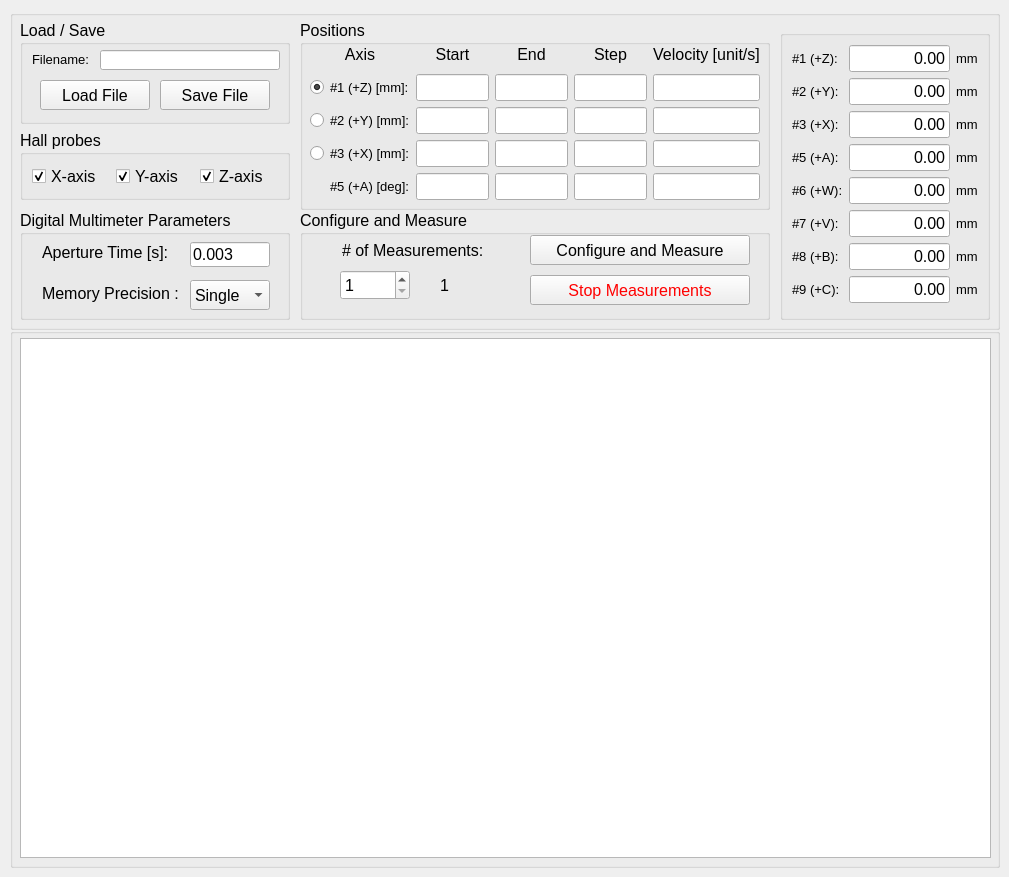
   <widget class="QWidget" name="tab_measurement">
    <attribute name="title">
     <string>Measurements</string>
    </attribute>
    <widget class="QGroupBox" name="gbMedidas">
     <property name="geometry">
      <rect>
       <x>10</x>
       <y>10</y>
       <width>990</width>
       <height>320</height>
      </rect>
     </property>
     <property name="title">
      <string/>
     </property>
     <widget class="QGroupBox" name="groupBox_10">
      <property name="geometry">
       <rect>
        <x>10</x>
        <y>120</y>
        <width>270</width>
        <height>70</height>
       </rect>
      </property>
      <property name="font">
       <font>
        <pointsize>12</pointsize>
       </font>
      </property>
      <property name="title">
       <string>Hall probes</string>
      </property>
      <layout class="QGridLayout" name="gridLayout_11">
       <item row="0" column="0">
        <widget class="QCheckBox" name="cb_Hall_X_enable">
         <property name="font">
          <font>
           <pointsize>12</pointsize>
          </font>
         </property>
         <property name="text">
          <string>X-axis</string>
         </property>
         <property name="checked">
          <bool>true</bool>
         </property>
        </widget>
       </item>
       <item row="0" column="1">
        <widget class="QCheckBox" name="cb_Hall_Y_enable">
         <property name="font">
          <font>
           <pointsize>12</pointsize>
          </font>
         </property>
         <property name="text">
          <string>Y-axis</string>
         </property>
         <property name="checked">
          <bool>true</bool>
         </property>
        </widget>
       </item>
       <item row="0" column="2">
        <widget class="QCheckBox" name="cb_Hall_Z_enable">
         <property name="font">
          <font>
           <pointsize>12</pointsize>
          </font>
         </property>
         <property name="text">
          <string>Z-axis</string>
         </property>
         <property name="checked">
          <bool>true</bool>
         </property>
        </widget>
       </item>
      </layout>
     </widget>
     <widget class="QGroupBox" name="groupBox_11">
      <property name="geometry">
       <rect>
        <x>10</x>
        <y>200</y>
        <width>270</width>
        <height>110</height>
       </rect>
      </property>
      <property name="font">
       <font>
        <pointsize>12</pointsize>
       </font>
      </property>
      <property name="title">
       <string>Digital Multimeter Parameters</string>
      </property>
      <widget class="QLabel" name="label_22">
       <property name="geometry">
        <rect>
         <x>22</x>
         <y>33</y>
         <width>133</width>
         <height>19</height>
        </rect>
       </property>
       <property name="font">
        <font>
         <pointsize>12</pointsize>
        </font>
       </property>
       <property name="text">
        <string>Aperture Time [s]:</string>
       </property>
      </widget>
      <widget class="QLineEdit" name="le_DMM_aper">
       <property name="geometry">
        <rect>
         <x>170</x>
         <y>32</y>
         <width>80</width>
         <height>25</height>
        </rect>
       </property>
       <property name="font">
        <font>
         <pointsize>12</pointsize>
        </font>
       </property>
       <property name="text">
        <string>0.003</string>
       </property>
      </widget>
      <widget class="QComboBox" name="cb_DMM_precision">
       <property name="geometry">
        <rect>
         <x>170</x>
         <y>70</y>
         <width>80</width>
         <height>30</height>
        </rect>
       </property>
       <property name="font">
        <font>
         <pointsize>12</pointsize>
        </font>
       </property>
       <item>
        <property name="text">
         <string>Single</string>
        </property>
       </item>
       <item>
        <property name="text">
         <string>Double</string>
        </property>
       </item>
      </widget>
      <widget class="QLabel" name="label_32">
       <property name="geometry">
        <rect>
         <x>22</x>
         <y>74</y>
         <width>140</width>
         <height>19</height>
        </rect>
       </property>
       <property name="font">
        <font>
         <pointsize>12</pointsize>
        </font>
       </property>
       <property name="text">
        <string>Memory Precision :</string>
       </property>
      </widget>
     </widget>
     <widget class="QGroupBox" name="groupBox_12">
      <property name="geometry">
       <rect>
        <x>290</x>
        <y>10</y>
        <width>470</width>
        <height>190</height>
       </rect>
      </property>
      <property name="font">
       <font>
        <pointsize>12</pointsize>
       </font>
      </property>
      <property name="title">
       <string>Positions</string>
      </property>
      <widget class="QWidget" name="layoutWidget">
       <property name="geometry">
        <rect>
         <x>10</x>
         <y>20</y>
         <width>450</width>
         <height>160</height>
        </rect>
       </property>
       <layout class="QGridLayout" name="gridLayout_2" rowminimumheight="0,25,25,25,25">
        <item row="2" column="1">
         <widget class="QLabel" name="label_35">
          <property name="font">
           <font>
            <pointsize>10</pointsize>
           </font>
          </property>
          <property name="text">
           <string>#2 (+Y) [mm]:</string>
          </property>
         </widget>
        </item>
        <item row="0" column="2">
         <widget class="QLabel" name="label_16">
          <property name="font">
           <font>
            <pointsize>12</pointsize>
           </font>
          </property>
          <property name="text">
           <string>Start</string>
          </property>
          <property name="alignment">
           <set>Qt::AlignCenter</set>
          </property>
         </widget>
        </item>
        <item row="1" column="1">
         <widget class="QLabel" name="label_40">
          <property name="font">
           <font>
            <pointsize>10</pointsize>
           </font>
          </property>
          <property name="text">
           <string>#1 (+Z) [mm]:</string>
          </property>
         </widget>
        </item>
        <item row="0" column="3">
         <widget class="QLabel" name="label_17">
          <property name="font">
           <font>
            <pointsize>12</pointsize>
           </font>
          </property>
          <property name="text">
           <string>End</string>
          </property>
          <property name="alignment">
           <set>Qt::AlignCenter</set>
          </property>
         </widget>
        </item>
        <item row="0" column="4">
         <widget class="QLabel" name="label_15">
          <property name="font">
           <font>
            <pointsize>12</pointsize>
           </font>
          </property>
          <property name="text">
           <string>Step</string>
          </property>
          <property name="alignment">
           <set>Qt::AlignCenter</set>
          </property>
         </widget>
        </item>
        <item row="4" column="1">
         <widget class="QLabel" name="label_36">
          <property name="font">
           <font>
            <pointsize>10</pointsize>
           </font>
          </property>
          <property name="text">
           <string>#5 (+A) [deg]:</string>
          </property>
         </widget>
        </item>
        <item row="3" column="1">
         <widget class="QLabel" name="label_39">
          <property name="font">
           <font>
            <pointsize>10</pointsize>
           </font>
          </property>
          <property name="text">
           <string>#3 (+X) [mm]:</string>
          </property>
         </widget>
        </item>
        <item row="1" column="3">
         <widget class="QLineEdit" name="le_axis1_end">
          <property name="styleSheet">
           <string notr="true">font: 10pt &quot;MS Shell Dlg 2&quot;;</string>
          </property>
         </widget>
        </item>
        <item row="4" column="2">
         <widget class="QLineEdit" name="le_axis5_start">
          <property name="styleSheet">
           <string notr="true">font: 10pt &quot;MS Shell Dlg 2&quot;;</string>
          </property>
         </widget>
        </item>
        <item row="3" column="2">
         <widget class="QLineEdit" name="le_axis3_start">
          <property name="styleSheet">
           <string notr="true">font: 10pt &quot;MS Shell Dlg 2&quot;;</string>
          </property>
         </widget>
        </item>
        <item row="4" column="4">
         <widget class="QLineEdit" name="le_axis5_step">
          <property name="styleSheet">
           <string notr="true">font: 10pt &quot;MS Shell Dlg 2&quot;;</string>
          </property>
         </widget>
        </item>
        <item row="3" column="3">
         <widget class="QLineEdit" name="le_axis3_end">
          <property name="styleSheet">
           <string notr="true">font: 10pt &quot;MS Shell Dlg 2&quot;;</string>
          </property>
         </widget>
        </item>
        <item row="1" column="4">
         <widget class="QLineEdit" name="le_axis1_step">
          <property name="styleSheet">
           <string notr="true">font: 10pt &quot;MS Shell Dlg 2&quot;;</string>
          </property>
         </widget>
        </item>
        <item row="3" column="0">
         <widget class="QRadioButton" name="rb_triggering_axis3">
          <property name="text">
           <string/>
          </property>
         </widget>
        </item>
        <item row="1" column="2">
         <widget class="QLineEdit" name="le_axis1_start">
          <property name="styleSheet">
           <string notr="true">font: 10pt &quot;MS Shell Dlg 2&quot;;</string>
          </property>
         </widget>
        </item>
        <item row="2" column="3">
         <widget class="QLineEdit" name="le_axis2_end">
          <property name="styleSheet">
           <string notr="true">font: 10pt &quot;MS Shell Dlg 2&quot;;</string>
          </property>
         </widget>
        </item>
        <item row="3" column="4">
         <widget class="QLineEdit" name="le_axis3_step">
          <property name="styleSheet">
           <string notr="true">font: 10pt &quot;MS Shell Dlg 2&quot;;</string>
          </property>
         </widget>
        </item>
        <item row="2" column="4">
         <widget class="QLineEdit" name="le_axis2_step">
          <property name="styleSheet">
           <string notr="true">font: 10pt &quot;MS Shell Dlg 2&quot;;</string>
          </property>
         </widget>
        </item>
        <item row="4" column="3">
         <widget class="QLineEdit" name="le_axis5_end">
          <property name="styleSheet">
           <string notr="true">font: 10pt &quot;MS Shell Dlg 2&quot;;</string>
          </property>
         </widget>
        </item>
        <item row="2" column="0">
         <widget class="QRadioButton" name="rb_triggering_axis2">
          <property name="text">
           <string/>
          </property>
         </widget>
        </item>
        <item row="2" column="2">
         <widget class="QLineEdit" name="le_axis2_start">
          <property name="styleSheet">
           <string notr="true">font: 10pt &quot;MS Shell Dlg 2&quot;;</string>
          </property>
         </widget>
        </item>
        <item row="1" column="0">
         <widget class="QRadioButton" name="rb_triggering_axis1">
          <property name="enabled">
           <bool>true</bool>
          </property>
          <property name="text">
           <string/>
          </property>
          <property name="checked">
           <bool>true</bool>
          </property>
         </widget>
        </item>
        <item row="1" column="5">
         <widget class="QLineEdit" name="le_axis1_vel">
          <property name="styleSheet">
           <string notr="true">font: 10pt &quot;MS Shell Dlg 2&quot;;</string>
          </property>
         </widget>
        </item>
        <item row="0" column="5">
         <widget class="QLabel" name="label_19">
          <property name="font">
           <font>
            <pointsize>12</pointsize>
           </font>
          </property>
          <property name="text">
           <string>Velocity [unit/s]</string>
          </property>
          <property name="alignment">
           <set>Qt::AlignCenter</set>
          </property>
         </widget>
        </item>
        <item row="3" column="5">
         <widget class="QLineEdit" name="le_axis3_vel">
          <property name="styleSheet">
           <string notr="true">font: 10pt &quot;MS Shell Dlg 2&quot;;</string>
          </property>
         </widget>
        </item>
        <item row="4" column="5">
         <widget class="QLineEdit" name="le_axis5_vel">
          <property name="styleSheet">
           <string notr="true">font: 10pt &quot;MS Shell Dlg 2&quot;;</string>
          </property>
         </widget>
        </item>
        <item row="2" column="5">
         <widget class="QLineEdit" name="le_axis2_vel">
          <property name="styleSheet">
           <string notr="true">font: 10pt &quot;MS Shell Dlg 2&quot;;</string>
          </property>
         </widget>
        </item>
        <item row="0" column="0" colspan="2">
         <widget class="QLabel" name="label_18">
          <property name="font">
           <font>
            <pointsize>12</pointsize>
           </font>
          </property>
          <property name="text">
           <string>Axis</string>
          </property>
          <property name="alignment">
           <set>Qt::AlignCenter</set>
          </property>
         </widget>
        </item>
       </layout>
      </widget>
     </widget>
     <widget class="QGroupBox" name="groupBox_13">
      <property name="geometry">
       <rect>
        <x>10</x>
        <y>10</y>
        <width>270</width>
        <height>104</height>
       </rect>
      </property>
      <property name="font">
       <font>
        <pointsize>12</pointsize>
       </font>
      </property>
      <property name="title">
       <string>Load / Save</string>
      </property>
      <widget class="QPushButton" name="pb_savemeasurementfile">
       <property name="geometry">
        <rect>
         <x>140</x>
         <y>60</y>
         <width>110</width>
         <height>30</height>
        </rect>
       </property>
       <property name="font">
        <font>
         <pointsize>12</pointsize>
        </font>
       </property>
       <property name="text">
        <string>Save File</string>
       </property>
      </widget>
      <widget class="QPushButton" name="pb_loadmeasurementfile">
       <property name="geometry">
        <rect>
         <x>20</x>
         <y>60</y>
         <width>110</width>
         <height>30</height>
        </rect>
       </property>
       <property name="font">
        <font>
         <pointsize>12</pointsize>
        </font>
       </property>
       <property name="text">
        <string>Load File</string>
       </property>
      </widget>
      <widget class="QLabel" name="label_9">
       <property name="geometry">
        <rect>
         <x>12</x>
         <y>31</y>
         <width>61</width>
         <height>16</height>
        </rect>
       </property>
       <property name="font">
        <font>
         <pointsize>10</pointsize>
        </font>
       </property>
       <property name="text">
        <string>Filename: </string>
       </property>
      </widget>
      <widget class="QLineEdit" name="le_filenamemeasurement">
       <property name="geometry">
        <rect>
         <x>80</x>
         <y>30</y>
         <width>180</width>
         <height>20</height>
        </rect>
       </property>
       <property name="styleSheet">
        <string notr="true">font: 8pt &quot;MS Shell Dlg 2&quot;;</string>
       </property>
       <property name="readOnly">
        <bool>true</bool>
       </property>
      </widget>
     </widget>
     <widget class="QGroupBox" name="groupBox_14">
      <property name="geometry">
       <rect>
        <x>290</x>
        <y>200</y>
        <width>470</width>
        <height>110</height>
       </rect>
      </property>
      <property name="font">
       <font>
        <pointsize>12</pointsize>
       </font>
      </property>
      <property name="title">
       <string>Configure and Measure</string>
      </property>
      <widget class="QPushButton" name="pb_configure_measurement">
       <property name="geometry">
        <rect>
         <x>230</x>
         <y>25</y>
         <width>220</width>
         <height>30</height>
        </rect>
       </property>
       <property name="font">
        <font>
         <pointsize>12</pointsize>
        </font>
       </property>
       <property name="text">
        <string>Configure and Measure</string>
       </property>
      </widget>
      <widget class="QPushButton" name="pb_stop_measurements">
       <property name="geometry">
        <rect>
         <x>230</x>
         <y>65</y>
         <width>220</width>
         <height>30</height>
        </rect>
       </property>
       <property name="font">
        <font>
         <pointsize>12</pointsize>
        </font>
       </property>
       <property name="styleSheet">
        <string notr="true">color: rgb(255, 0, 0);</string>
       </property>
       <property name="text">
        <string>Stop Measurements</string>
       </property>
      </widget>
      <widget class="QLabel" name="label_33">
       <property name="geometry">
        <rect>
         <x>42</x>
         <y>31</y>
         <width>150</width>
         <height>19</height>
        </rect>
       </property>
       <property name="font">
        <font>
         <pointsize>12</pointsize>
        </font>
       </property>
       <property name="text">
        <string># of Measurements:</string>
       </property>
      </widget>
      <widget class="QSpinBox" name="sb_number_of_measurements">
       <property name="geometry">
        <rect>
         <x>40</x>
         <y>60</y>
         <width>70</width>
         <height>30</height>
        </rect>
       </property>
       <property name="font">
        <font>
         <pointsize>12</pointsize>
        </font>
       </property>
       <property name="minimum">
        <number>1</number>
       </property>
       <property name="maximum">
        <number>1000000</number>
       </property>
      </widget>
      <widget class="QLabel" name="l_n_meas_status">
       <property name="geometry">
        <rect>
         <x>140</x>
         <y>66</y>
         <width>50</width>
         <height>19</height>
        </rect>
       </property>
       <property name="font">
        <font>
         <pointsize>12</pointsize>
        </font>
       </property>
       <property name="text">
        <string>1</string>
       </property>
      </widget>
     </widget>
     <widget class="QGroupBox" name="gb_axisreadings_2">
      <property name="geometry">
       <rect>
        <x>770</x>
        <y>20</y>
        <width>210</width>
        <height>290</height>
       </rect>
      </property>
      <property name="title">
       <string/>
      </property>
      <layout class="QGridLayout" name="gridLayout_6">
       <item row="0" column="0">
        <widget class="QLabel" name="label_34">
         <property name="font">
          <font>
           <pointsize>10</pointsize>
          </font>
         </property>
         <property name="text">
          <string>#1 (+Z):</string>
         </property>
        </widget>
       </item>
       <item row="0" column="1">
        <widget class="QLineEdit" name="le_pos1_2">
         <property name="font">
          <font>
           <pointsize>12</pointsize>
           <weight>50</weight>
           <bold>false</bold>
          </font>
         </property>
         <property name="text">
          <string>0.00</string>
         </property>
         <property name="alignment">
          <set>Qt::AlignRight|Qt::AlignTrailing|Qt::AlignVCenter</set>
         </property>
         <property name="readOnly">
          <bool>true</bool>
         </property>
        </widget>
       </item>
       <item row="0" column="2">
        <widget class="QLabel" name="label_132">
         <property name="font">
          <font>
           <pointsize>10</pointsize>
          </font>
         </property>
         <property name="text">
          <string>mm</string>
         </property>
        </widget>
       </item>
       <item row="1" column="0">
        <widget class="QLabel" name="label_37">
         <property name="font">
          <font>
           <pointsize>10</pointsize>
          </font>
         </property>
         <property name="text">
          <string>#2 (+Y):</string>
         </property>
        </widget>
       </item>
       <item row="1" column="1">
        <widget class="QLineEdit" name="le_pos2_2">
         <property name="font">
          <font>
           <pointsize>12</pointsize>
           <weight>50</weight>
           <bold>false</bold>
          </font>
         </property>
         <property name="text">
          <string>0.00</string>
         </property>
         <property name="alignment">
          <set>Qt::AlignRight|Qt::AlignTrailing|Qt::AlignVCenter</set>
         </property>
         <property name="readOnly">
          <bool>true</bool>
         </property>
        </widget>
       </item>
       <item row="1" column="2">
        <widget class="QLabel" name="label_133">
         <property name="font">
          <font>
           <pointsize>10</pointsize>
          </font>
         </property>
         <property name="text">
          <string>mm</string>
         </property>
        </widget>
       </item>
       <item row="2" column="0">
        <widget class="QLabel" name="label_38">
         <property name="font">
          <font>
           <pointsize>10</pointsize>
          </font>
         </property>
         <property name="text">
          <string>#3 (+X):</string>
         </property>
        </widget>
       </item>
       <item row="2" column="1">
        <widget class="QLineEdit" name="le_pos3_2">
         <property name="font">
          <font>
           <pointsize>12</pointsize>
           <weight>50</weight>
           <bold>false</bold>
          </font>
         </property>
         <property name="text">
          <string>0.00</string>
         </property>
         <property name="alignment">
          <set>Qt::AlignRight|Qt::AlignTrailing|Qt::AlignVCenter</set>
         </property>
         <property name="readOnly">
          <bool>true</bool>
         </property>
        </widget>
       </item>
       <item row="2" column="2">
        <widget class="QLabel" name="label_134">
         <property name="font">
          <font>
           <pointsize>10</pointsize>
          </font>
         </property>
         <property name="text">
          <string>mm</string>
         </property>
        </widget>
       </item>
       <item row="3" column="0">
        <widget class="QLabel" name="label_41">
         <property name="font">
          <font>
           <pointsize>10</pointsize>
          </font>
         </property>
         <property name="text">
          <string>#5 (+A):</string>
         </property>
        </widget>
       </item>
       <item row="3" column="1">
        <widget class="QLineEdit" name="le_pos5_2">
         <property name="font">
          <font>
           <pointsize>12</pointsize>
           <weight>50</weight>
           <bold>false</bold>
          </font>
         </property>
         <property name="text">
          <string>0.00</string>
         </property>
         <property name="alignment">
          <set>Qt::AlignRight|Qt::AlignTrailing|Qt::AlignVCenter</set>
         </property>
         <property name="readOnly">
          <bool>true</bool>
         </property>
        </widget>
       </item>
       <item row="3" column="2">
        <widget class="QLabel" name="label_135">
         <property name="font">
          <font>
           <pointsize>10</pointsize>
          </font>
         </property>
         <property name="text">
          <string>mm</string>
         </property>
        </widget>
       </item>
       <item row="4" column="0">
        <widget class="QLabel" name="label_42">
         <property name="font">
          <font>
           <pointsize>10</pointsize>
          </font>
         </property>
         <property name="text">
          <string>#6 (+W):</string>
         </property>
        </widget>
       </item>
       <item row="4" column="1">
        <widget class="QLineEdit" name="le_pos6_2">
         <property name="font">
          <font>
           <pointsize>12</pointsize>
           <weight>50</weight>
           <bold>false</bold>
          </font>
         </property>
         <property name="text">
          <string>0.00</string>
         </property>
         <property name="alignment">
          <set>Qt::AlignRight|Qt::AlignTrailing|Qt::AlignVCenter</set>
         </property>
         <property name="readOnly">
          <bool>true</bool>
         </property>
        </widget>
       </item>
       <item row="4" column="2">
        <widget class="QLabel" name="label_136">
         <property name="font">
          <font>
           <pointsize>10</pointsize>
          </font>
         </property>
         <property name="text">
          <string>mm</string>
         </property>
        </widget>
       </item>
       <item row="5" column="0">
        <widget class="QLabel" name="label_43">
         <property name="font">
          <font>
           <pointsize>10</pointsize>
          </font>
         </property>
         <property name="text">
          <string>#7 (+V):</string>
         </property>
        </widget>
       </item>
       <item row="5" column="1">
        <widget class="QLineEdit" name="le_pos7_2">
         <property name="font">
          <font>
           <pointsize>12</pointsize>
           <weight>50</weight>
           <bold>false</bold>
          </font>
         </property>
         <property name="text">
          <string>0.00</string>
         </property>
         <property name="alignment">
          <set>Qt::AlignRight|Qt::AlignTrailing|Qt::AlignVCenter</set>
         </property>
         <property name="readOnly">
          <bool>true</bool>
         </property>
        </widget>
       </item>
       <item row="5" column="2">
        <widget class="QLabel" name="label_137">
         <property name="font">
          <font>
           <pointsize>10</pointsize>
          </font>
         </property>
         <property name="text">
          <string>mm</string>
         </property>
        </widget>
       </item>
       <item row="6" column="0">
        <widget class="QLabel" name="label_44">
         <property name="font">
          <font>
           <pointsize>10</pointsize>
          </font>
         </property>
         <property name="text">
          <string>#8 (+B):</string>
         </property>
        </widget>
       </item>
       <item row="6" column="1">
        <widget class="QLineEdit" name="le_pos8_2">
         <property name="font">
          <font>
           <pointsize>12</pointsize>
           <weight>50</weight>
           <bold>false</bold>
          </font>
         </property>
         <property name="text">
          <string>0.00</string>
         </property>
         <property name="alignment">
          <set>Qt::AlignRight|Qt::AlignTrailing|Qt::AlignVCenter</set>
         </property>
         <property name="readOnly">
          <bool>true</bool>
         </property>
        </widget>
       </item>
       <item row="6" column="2">
        <widget class="QLabel" name="label_138">
         <property name="font">
          <font>
           <pointsize>10</pointsize>
          </font>
         </property>
         <property name="text">
          <string>mm</string>
         </property>
        </widget>
       </item>
       <item row="7" column="0">
        <widget class="QLabel" name="label_45">
         <property name="font">
          <font>
           <pointsize>10</pointsize>
          </font>
         </property>
         <property name="text">
          <string>#9 (+C):</string>
         </property>
        </widget>
       </item>
       <item row="7" column="1">
        <widget class="QLineEdit" name="le_pos9_2">
         <property name="font">
          <font>
           <pointsize>12</pointsize>
           <weight>50</weight>
           <bold>false</bold>
          </font>
         </property>
         <property name="text">
          <string>0.00</string>
         </property>
         <property name="alignment">
          <set>Qt::AlignRight|Qt::AlignTrailing|Qt::AlignVCenter</set>
         </property>
         <property name="readOnly">
          <bool>true</bool>
         </property>
        </widget>
       </item>
       <item row="7" column="2">
        <widget class="QLabel" name="label_139">
         <property name="font">
          <font>
           <pointsize>10</pointsize>
          </font>
         </property>
         <property name="text">
          <string>mm</string>
         </property>
        </widget>
       </item>
      </layout>
     </widget>
    </widget>
    <widget class="QGroupBox" name="groupBox_15">
     <property name="geometry">
      <rect>
       <x>10</x>
       <y>328</y>
       <width>990</width>
       <height>540</height>
      </rect>
     </property>
     <property name="title">
      <string/>
     </property>
     <widget class="PlotWidget" name="graphicsView_1">
      <property name="geometry">
       <rect>
        <x>10</x>
        <y>10</y>
        <width>971</width>
        <height>520</height>
       </rect>
      </property>
      <property name="backgroundBrush">
       <brush brushstyle="NoBrush">
        <color alpha="255">
         <red>255</red>
         <green>255</green>
         <blue>255</blue>
        </color>
       </brush>
      </property>
     </widget>
    </widget>
   </widget>
